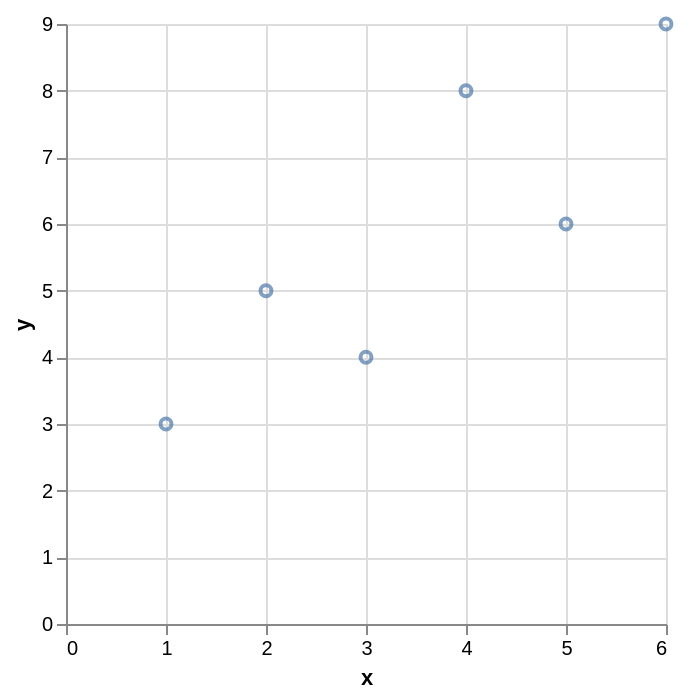

Here is the Vega-Lite specification saved for this chart:
### Vega-Lite specification from a JSON file in a GitHub repository (floating-point values rounded to 4 significant figures)
{"$schema": "https://vega.github.io/schema/vega-lite/v6.json", "data": {"values": [{"group": "u", "size": 10, "x": 1, "y": 3}, {"group": "v", "size": 40, "x": 2, "y": 5}, {"group": "u", "size": 20, "x": 3, "y": 4}, {"group": "v", "size": 80, "x": 4, "y": 8}, {"group": "u", "size": 30, "x": 5, "y": 6}, {"group": "v", "size": 60, "x": 6, "y": 9}]}, "description": "An x interval brush.", "encoding": {"x": {"field": "x", "type": "quantitative"}, "y": {"field": "y", "type": "quantitative"}}, "mark": "point", "params": [{"name": "brush", "select": {"encodings": ["x"], "type": "interval"}}], "usermeta": {"easel": {"standin_ratio": 0.0531, "threshold": 0.08}}}
